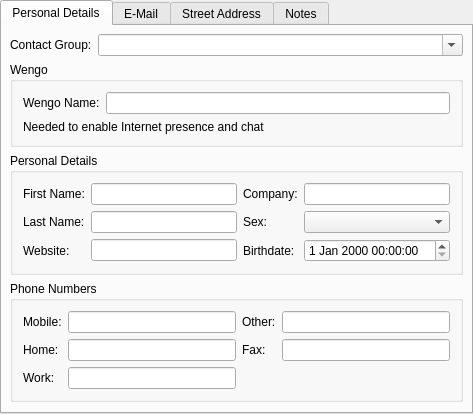
<ui version="4.0" >
 <author></author>
 <comment></comment>
 <exportmacro></exportmacro>
 <class>ContactWidget</class>
 <widget class="QWidget" name="ContactWidget" >
  <property name="geometry" >
   <rect>
    <x>0</x>
    <y>0</y>
    <width>473</width>
    <height>404</height>
   </rect>
  </property>
  <property name="windowTitle" >
   <string>ContactWidgetForm</string>
  </property>
  <layout class="QGridLayout" >
   <property name="margin" >
    <number>0</number>
   </property>
   <property name="spacing" >
    <number>6</number>
   </property>
   <item row="0" column="0" >
    <widget class="QTabWidget" name="tabWidget" >
     <widget class="QWidget" name="tab" >
      <attribute name="title" >
       <string>Personal Details</string>
      </attribute>
      <layout class="QGridLayout" >
       <property name="margin" >
        <number>8</number>
       </property>
       <property name="spacing" >
        <number>6</number>
       </property>
       <item row="0" column="1" >
        <widget class="QComboBox" name="contactGroupComboBox" >
         <property name="sizePolicy" >
          <sizepolicy>
           <hsizetype>7</hsizetype>
           <vsizetype>0</vsizetype>
           <horstretch>0</horstretch>
           <verstretch>0</verstretch>
          </sizepolicy>
         </property>
         <property name="editable" >
          <bool>true</bool>
         </property>
        </widget>
       </item>
       <item row="0" column="0" >
        <widget class="QLabel" name="contactGroupLabel" >
         <property name="text" >
          <string>Contact Group:</string>
         </property>
        </widget>
       </item>
       <item row="1" column="0" colspan="2" >
        <widget class="QGroupBox" name="groupBox1" >
         <property name="title" >
          <string>Wengo</string>
         </property>
         <layout class="QGridLayout" >
          <property name="margin" >
           <number>10</number>
          </property>
          <property name="spacing" >
           <number>6</number>
          </property>
          <item row="0" column="0" >
           <widget class="QLabel" name="wengoPhoneLabel" >
            <property name="text" >
             <string>Wengo Name:</string>
            </property>
           </widget>
          </item>
          <item row="1" column="0" colspan="2" >
           <widget class="QLabel" name="wengoNameLabel" >
            <property name="text" >
             <string>Needed to enable Internet presence and chat</string>
            </property>
           </widget>
          </item>
          <item row="0" column="1" >
           <widget class="QLineEdit" name="wengoPhoneLineEdit" />
          </item>
         </layout>
        </widget>
       </item>
       <item row="2" column="0" colspan="2" >
        <widget class="QGroupBox" name="groupBox2" >
         <property name="title" >
          <string>Personal Details</string>
         </property>
         <layout class="QGridLayout" >
          <property name="margin" >
           <number>10</number>
          </property>
          <property name="spacing" >
           <number>6</number>
          </property>
          <item row="1" column="1" >
           <widget class="QLineEdit" name="lastNameLineEdit" />
          </item>
          <item row="1" column="0" >
           <widget class="QLabel" name="lastNameLabel" >
            <property name="text" >
             <string>Last Name:</string>
            </property>
           </widget>
          </item>
          <item row="2" column="0" >
           <widget class="QLabel" name="websiteLabel" >
            <property name="text" >
             <string>Website:</string>
            </property>
           </widget>
          </item>
          <item row="2" column="1" >
           <widget class="QLineEdit" name="websiteLineEdit" />
          </item>
          <item row="0" column="1" >
           <widget class="QLineEdit" name="firstNameLineEdit" />
          </item>
          <item row="0" column="0" >
           <widget class="QLabel" name="firstNameLabel" >
            <property name="text" >
             <string>First Name:</string>
            </property>
           </widget>
          </item>
          <item row="0" column="2" >
           <widget class="QLabel" name="companyLabel" >
            <property name="text" >
             <string>Company:</string>
            </property>
           </widget>
          </item>
          <item row="1" column="2" >
           <widget class="QLabel" name="sexLabel" >
            <property name="text" >
             <string>Sex:</string>
            </property>
           </widget>
          </item>
          <item row="1" column="3" >
           <widget class="QComboBox" name="sexComboBox" >
            <item>
             <property name="text" >
              <string/>
             </property>
            </item>
            <item>
             <property name="text" >
              <string>Male</string>
             </property>
            </item>
            <item>
             <property name="text" >
              <string>Female</string>
             </property>
            </item>
           </widget>
          </item>
          <item row="2" column="2" >
           <widget class="QLabel" name="birthdateLabel" >
            <property name="text" >
             <string>Birthdate:</string>
            </property>
           </widget>
          </item>
          <item row="0" column="3" >
           <widget class="QLineEdit" name="companyLineEdit" />
          </item>
          <item row="2" column="3" >
           <widget class="QDateTimeEdit" name="birthdateEdit" />
          </item>
         </layout>
        </widget>
       </item>
       <item row="3" column="0" colspan="2" >
        <widget class="QGroupBox" name="groupBox3" >
         <property name="title" >
          <string>Phone Numbers</string>
         </property>
         <layout class="QGridLayout" >
          <property name="margin" >
           <number>10</number>
          </property>
          <property name="spacing" >
           <number>6</number>
          </property>
          <item row="2" column="0" >
           <widget class="QLabel" name="workPhoneLabel" >
            <property name="text" >
             <string>Work:</string>
            </property>
           </widget>
          </item>
          <item row="1" column="0" >
           <widget class="QLabel" name="homePhoneLabel" >
            <property name="text" >
             <string>Home:</string>
            </property>
           </widget>
          </item>
          <item row="0" column="0" >
           <widget class="QLabel" name="mobilePhoneLabel" >
            <property name="text" >
             <string>Mobile:</string>
            </property>
           </widget>
          </item>
          <item row="0" column="1" >
           <widget class="QLineEdit" name="mobilePhoneLineEdit" />
          </item>
          <item row="1" column="1" >
           <widget class="QLineEdit" name="homePhoneLineEdit" />
          </item>
          <item row="2" column="1" >
           <widget class="QLineEdit" name="workPhoneLineEdit" />
          </item>
          <item row="0" column="2" >
           <widget class="QLabel" name="otherPhoneLabel" >
            <property name="text" >
             <string>Other:</string>
            </property>
           </widget>
          </item>
          <item row="0" column="3" >
           <widget class="QLineEdit" name="otherPhoneLineEdit" />
          </item>
          <item row="1" column="3" >
           <widget class="QLineEdit" name="faxLineEdit" />
          </item>
          <item row="1" column="2" >
           <widget class="QLabel" name="faxLabel" >
            <property name="text" >
             <string>Fax:</string>
            </property>
           </widget>
          </item>
         </layout>
        </widget>
       </item>
       <item row="4" column="0" colspan="2" >
        <spacer>
         <property name="orientation" >
          <enum>Qt::Vertical</enum>
         </property>
         <property name="sizeType" >
          <enum>QSizePolicy::Expanding</enum>
         </property>
         <property name="sizeHint" >
          <size>
           <width>21</width>
           <height>16</height>
          </size>
         </property>
        </spacer>
       </item>
      </layout>
     </widget>
     <widget class="QWidget" name="TabPage" >
      <attribute name="title" >
       <string>E-Mail</string>
      </attribute>
      <layout class="QGridLayout" >
       <property name="margin" >
        <number>8</number>
       </property>
       <property name="spacing" >
        <number>6</number>
       </property>
       <item row="1" column="0" >
        <spacer>
         <property name="orientation" >
          <enum>Qt::Vertical</enum>
         </property>
         <property name="sizeType" >
          <enum>QSizePolicy::Expanding</enum>
         </property>
         <property name="sizeHint" >
          <size>
           <width>21</width>
           <height>230</height>
          </size>
         </property>
        </spacer>
       </item>
       <item row="0" column="0" >
        <widget class="QGroupBox" name="groupBox7" >
         <property name="title" >
          <string>E-Mail</string>
         </property>
         <layout class="QGridLayout" >
          <property name="margin" >
           <number>10</number>
          </property>
          <property name="spacing" >
           <number>6</number>
          </property>
          <item row="1" column="1" >
           <widget class="QLineEdit" name="workEmailLineEdit" />
          </item>
          <item row="0" column="1" >
           <widget class="QLineEdit" name="personalEmailLineEdit" />
          </item>
          <item row="0" column="0" >
           <widget class="QLabel" name="personalEmailLabel" >
            <property name="text" >
             <string>Personal:</string>
            </property>
           </widget>
          </item>
          <item row="1" column="0" >
           <widget class="QLabel" name="workEmailLabel" >
            <property name="text" >
             <string>Work:</string>
            </property>
           </widget>
          </item>
          <item row="2" column="0" >
           <widget class="QLabel" name="otherEmailLabel" >
            <property name="text" >
             <string>Other:</string>
            </property>
           </widget>
          </item>
          <item row="2" column="1" >
           <widget class="QLineEdit" name="otherEmailLineEdit" />
          </item>
         </layout>
        </widget>
       </item>
      </layout>
     </widget>
     <widget class="QWidget" name="TabPage" >
      <attribute name="title" >
       <string>Street Address</string>
      </attribute>
      <layout class="QGridLayout" >
       <property name="margin" >
        <number>8</number>
       </property>
       <property name="spacing" >
        <number>6</number>
       </property>
       <item row="1" column="0" >
        <spacer>
         <property name="orientation" >
          <enum>Qt::Vertical</enum>
         </property>
         <property name="sizeType" >
          <enum>QSizePolicy::Expanding</enum>
         </property>
         <property name="sizeHint" >
          <size>
           <width>21</width>
           <height>60</height>
          </size>
         </property>
        </spacer>
       </item>
       <item row="0" column="0" >
        <widget class="QGroupBox" name="groupBox8" >
         <property name="title" >
          <string>Street Address</string>
         </property>
         <layout class="QGridLayout" >
          <property name="margin" >
           <number>10</number>
          </property>
          <property name="spacing" >
           <number>6</number>
          </property>
          <item row="0" column="0" >
           <widget class="QLabel" name="streetLabel" >
            <property name="text" >
             <string>Street:</string>
            </property>
           </widget>
          </item>
          <item row="1" column="0" >
           <widget class="QLabel" name="cityLabel" >
            <property name="text" >
             <string>City:</string>
            </property>
           </widget>
          </item>
          <item row="2" column="0" >
           <widget class="QLabel" name="zipCodeLabel" >
            <property name="text" >
             <string>Zip Code:</string>
            </property>
           </widget>
          </item>
          <item row="3" column="0" >
           <widget class="QLabel" name="stateLabel" >
            <property name="text" >
             <string>State/Province:</string>
            </property>
           </widget>
          </item>
          <item row="3" column="1" >
           <widget class="QLineEdit" name="stateProvinceLineEdit" />
          </item>
          <item row="2" column="1" >
           <widget class="QLineEdit" name="zipCodeLineEdit" />
          </item>
          <item row="1" column="1" >
           <widget class="QLineEdit" name="cityLineEdit" />
          </item>
          <item row="0" column="1" >
           <widget class="QLineEdit" name="streetLineEdit" />
          </item>
          <item row="4" column="0" >
           <widget class="QLabel" name="countryLabel" >
            <property name="text" >
             <string>Country:</string>
            </property>
           </widget>
          </item>
          <item row="4" column="1" >
           <widget class="QComboBox" name="countryComboBox" >
            <property name="editable" >
             <bool>true</bool>
            </property>
            <item>
             <property name="text" >
              <string/>
             </property>
            </item>
           </widget>
          </item>
         </layout>
        </widget>
       </item>
      </layout>
     </widget>
     <widget class="QWidget" name="TabPage" >
      <attribute name="title" >
       <string>Notes</string>
      </attribute>
      <layout class="QGridLayout" >
       <property name="margin" >
        <number>8</number>
       </property>
       <property name="spacing" >
        <number>6</number>
       </property>
       <item row="0" column="0" >
        <widget class="QTextEdit" name="notesTextEdit" />
       </item>
      </layout>
     </widget>
    </widget>
   </item>
  </layout>
 </widget>
 <layoutdefault spacing="6" margin="11" />
 <pixmapfunction></pixmapfunction>
 <tabstops>
  <tabstop>wengoPhoneLineEdit</tabstop>
  <tabstop>firstNameLineEdit</tabstop>
  <tabstop>lastNameLineEdit</tabstop>
  <tabstop>websiteLineEdit</tabstop>
  <tabstop>companyLineEdit</tabstop>
  <tabstop>sexComboBox</tabstop>
  <tabstop>mobilePhoneLineEdit</tabstop>
  <tabstop>homePhoneLineEdit</tabstop>
  <tabstop>workPhoneLineEdit</tabstop>
  <tabstop>otherPhoneLineEdit</tabstop>
  <tabstop>faxLineEdit</tabstop>
  <tabstop>tabWidget</tabstop>
  <tabstop>personalEmailLineEdit</tabstop>
  <tabstop>workEmailLineEdit</tabstop>
  <tabstop>otherEmailLineEdit</tabstop>
  <tabstop>streetLineEdit</tabstop>
  <tabstop>cityLineEdit</tabstop>
  <tabstop>zipCodeLineEdit</tabstop>
  <tabstop>stateProvinceLineEdit</tabstop>
  <tabstop>countryComboBox</tabstop>
  <tabstop>notesTextEdit</tabstop>
 </tabstops>
 <resources/>
 <connections/>
</ui>
